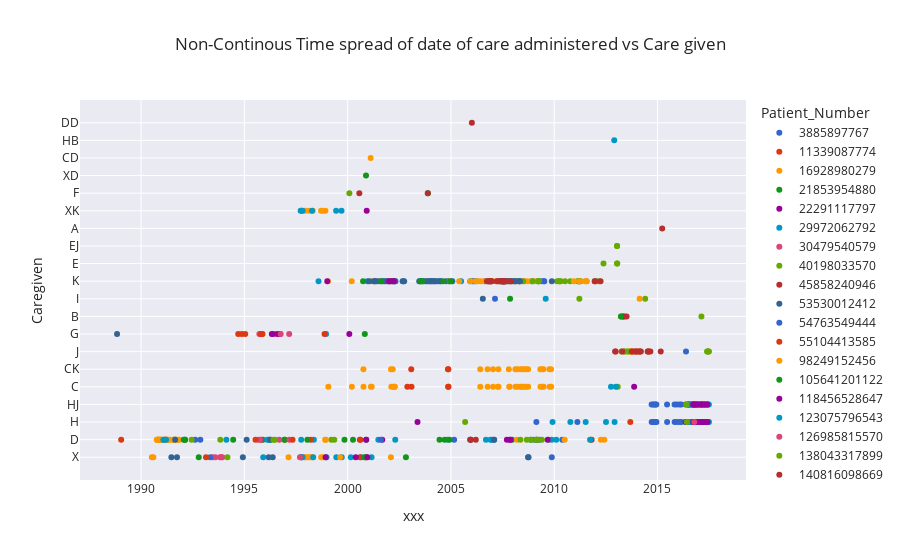

Notebook code cell kept with this figure:
### Code cell
import plotly.express as px
import pandas as pd

df2["Patient_Number"] = df2["Patient_Number"].astype(str)
fig = px.scatter(df2, y="Caregiven", x="xxx", color="Patient_Number",color_discrete_sequence=px.colors.qualitative.G10,
                 title="Non-Continous Time spread of date of care administered vs Care given")
fig.show()

### Figure 1 — Plotly figure (JSON) as saved in the notebook; plotly's stock layout.template omitted (floating-point values rounded to 4 significant figures)
{"data": [{"hovertemplate": "Patient_Number=3885897767<br>xxx=%{x}<br>Caregiven=%{y}<extra></extra>", "legendgroup": "3885897767", "marker": {"color": "#3366CC", "symbol": "circle"}, "mode": "markers", "name": "3885897767", "orientation": "v", "showlegend": true, "type": "scatter", "x": ["2009-11-20", "2010-05-24", "2011-02-15", "2014-09-20", "2014-09-21", "2014-10-17", "2014-10-18", "2014-11-08", "2014-11-09", "2014-11-28", "2014-11-29", "2014-12-13", "2014-12-14", "2015-06-20", "2015-06-21", "2015-10-31", "2015-11-01", "2015-12-11", "2015-12-12", "2016-01-29", "2016-01-30", "2016-02-26", "2016-02-27", "2016-05-13", "2016-05-14", "2016-07-09", "2016-07-10", "2016-09-23", "2016-09-24", "2016-12-02", "2016-12-03", "2017-02-03", "2017-02-04"], "xaxis": "x", "y": ["X", "D", "H", "HJ", "H", "HJ", "H", "HJ", "H", "HJ", "H", "HJ", "H", "HJ", "H", "HJ", "H", "HJ", "H", "HJ", "H", "HJ", "H", "HJ", "H", "HJ", "H", "HJ", "H", "HJ", "H", "HJ", "H"], "yaxis": "y"}, {"hovertemplate": "Patient_Number=11339087774<br>xxx=%{x}<br>Caregiven=%{y}<extra></extra>", "legendgroup": "11339087774", "marker": {"color": "#DC3912", "symbol": "circle"}, "mode": "markers", "name": "11339087774", "orientation": "v", "showlegend": true, "type": "scatter", "x": ["2002-11-22", "2003-01-30", "2003-02-04", "2004-11-09", "2004-11-12", "2004-11-16", "2004-11-19"], "xaxis": "x", "y": ["C", "CK", "C", "CK", "C", "CK", "C"], "yaxis": "y"}, {"hovertemplate": "Patient_Number=16928980279<br>xxx=%{x}<br>Caregiven=%{y}<extra></extra>", "legendgroup": "16928980279", "marker": {"color": "#FF9900", "symbol": "circle"}, "mode": "markers", "name": "16928980279", "orientation": "v", "showlegend": true, "type": "scatter", "x": ["2007-04-11", "2007-10-22", "2007-10-29", "2007-11-05", "2013-08-23", "2013-09-20", "2013-10-06", "2013-11-09", "2013-12-14"], "xaxis": "x", "y": ["C", "CK", "C", "C", "J", "J", "J", "J", "J"], "yaxis": "y"}, {"hovertemplate": "Patient_Number=21853954880<br>xxx=%{x}<br>Caregiven=%{y}<extra></extra>", "legendgroup": "21853954880", "marker": {"color": "#109618", "symbol": "circle"}, "mode": "markers", "name": "21853954880", "orientation": "v", "showlegend": true, "type": "scatter", "x": ["1996-12-06", "1996-12-20"], "xaxis": "x", "y": ["D", "D"], "yaxis": "y"}, {"hovertemplate": "Patient_Number=22291117797<br>xxx=%{x}<br>Caregiven=%{y}<extra></extra>", "legendgroup": "22291117797", "marker": {"color": "#990099", "symbol": "circle"}, "mode": "markers", "name": "22291117797", "orientation": "v", "showlegend": true, "type": "scatter", "x": ["1996-04-30", "1996-05-23", "1996-08-02", "1996-09-20"], "xaxis": "x", "y": ["G", "G", "G", "G"], "yaxis": "y"}, {"hovertemplate": "Patient_Number=29972062792<br>xxx=%{x}<br>Caregiven=%{y}<extra></extra>", "legendgroup": "29972062792", "marker": {"color": "#0099C6", "symbol": "circle"}, "mode": "markers", "name": "29972062792", "orientation": "v", "showlegend": true, "type": "scatter", "x": ["2011-07-12", "2016-06-16", "2016-06-17", "2016-06-30", "2016-07-01", "2016-07-07", "2016-07-08", "2016-07-21", "2016-07-22", "2016-08-04", "2016-08-05", "2016-08-18", "2016-08-19", "2016-09-01", "2016-09-02", "2016-09-15", "2016-09-16", "2016-09-29", "2016-09-30", "2016-10-06", "2016-10-07", "2016-10-20", "2016-10-21", "2016-11-03", "2016-11-04", "2016-11-17", "2016-11-18", "2016-12-01", "2016-12-02", "2016-12-14", "2016-12-15", "2016-12-29", "2016-12-30", "2017-01-11", "2017-01-12", "2017-01-26", "2017-01-27", "2017-02-09", "2017-02-10", "2017-02-23", "2017-02-24", "2017-03-09", "2017-03-10", "2017-03-23", "2017-03-24", "2017-04-06", "2017-04-07", "2017-04-20", "2017-04-21", "2017-05-04", "2017-05-05", "2017-05-18", "2017-05-19", "2017-06-01", "2017-06-02", "2017-06-15", "2017-06-16", "2017-06-29", "2017-06-30"], "xaxis": "x", "y": ["H", "HJ", "H", "HJ", "H", "HJ", "H", "HJ", "H", "HJ", "H", "HJ", "H", "HJ", "H", "HJ", "H", "HJ", "H", "HJ", "H", "HJ", "H", "HJ", "H", "HJ", "H", "HJ", "H", "HJ", "H", "HJ", "H", "HJ", "H", "HJ", "H", "HJ", "H", "HJ", "H", "HJ", "H", "HJ", "H", "HJ", "H", "HJ", "H", "HJ", "H", "HJ", "H", "HJ", "H", "HJ", "H", "HJ", "H"], "yaxis": "y"}, {"hovertemplate": "Patient_Number=30479540579<br>xxx=%{x}<br>Caregiven=%{y}<extra></extra>", "legendgroup": "30479540579", "marker": {"color": "#DD4477", "symbol": "circle"}, "mode": "markers", "name": "30479540579", "orientation": "v", "showlegend": true, "type": "scatter", "x": ["1995-09-23"], "xaxis": "x", "y": ["G"], "yaxis": "y"}, {"hovertemplate": "Patient_Number=40198033570<br>xxx=%{x}<br>Caregiven=%{y}<extra></extra>", "legendgroup": "40198033570", "marker": {"color": "#66AA00", "symbol": "circle"}, "mode": "markers", "name": "40198033570", "orientation": "v", "showlegend": true, "type": "scatter", "x": ["2013-01-29", "2017-02-17", "2017-05-27", "2017-06-10", "2017-06-17", "2017-06-30"], "xaxis": "x", "y": ["C", "B", "J", "J", "J", "J"], "yaxis": "y"}, {"hovertemplate": "Patient_Number=45858240946<br>xxx=%{x}<br>Caregiven=%{y}<extra></extra>", "legendgroup": "45858240946", "marker": {"color": "#B82E2E", "symbol": "circle"}, "mode": "markers", "name": "45858240946", "orientation": "v", "showlegend": true, "type": "scatter", "x": ["2000-11-21"], "xaxis": "x", "y": ["X"], "yaxis": "y"}, {"hovertemplate": "Patient_Number=53530012412<br>xxx=%{x}<br>Caregiven=%{y}<extra></extra>", "legendgroup": "53530012412", "marker": {"color": "#316395", "symbol": "circle"}, "mode": "markers", "name": "53530012412", "orientation": "v", "showlegend": true, "type": "scatter", "x": ["1994-12-05"], "xaxis": "x", "y": ["X"], "yaxis": "y"}, {"hovertemplate": "Patient_Number=54763549444<br>xxx=%{x}<br>Caregiven=%{y}<extra></extra>", "legendgroup": "54763549444", "marker": {"color": "#3366CC", "symbol": "circle"}, "mode": "markers", "name": "54763549444", "orientation": "v", "showlegend": true, "type": "scatter", "x": ["2005-02-26"], "xaxis": "x", "y": ["D"], "yaxis": "y"}, {"hovertemplate": "Patient_Number=55104413585<br>xxx=%{x}<br>Caregiven=%{y}<extra></extra>", "legendgroup": "55104413585", "marker": {"color": "#DC3912", "symbol": "circle"}, "mode": "markers", "name": "55104413585", "orientation": "v", "showlegend": true, "type": "scatter", "x": ["2013-09-08"], "xaxis": "x", "y": ["H"], "yaxis": "y"}, {"hovertemplate": "Patient_Number=98249152456<br>xxx=%{x}<br>Caregiven=%{y}<extra></extra>", "legendgroup": "98249152456", "marker": {"color": "#FF9900", "symbol": "circle"}, "mode": "markers", "name": "98249152456", "orientation": "v", "showlegend": true, "type": "scatter", "x": ["2002-02-04"], "xaxis": "x", "y": ["X"], "yaxis": "y"}, {"hovertemplate": "Patient_Number=105641201122<br>xxx=%{x}<br>Caregiven=%{y}<extra></extra>", "legendgroup": "105641201122", "marker": {"color": "#109618", "symbol": "circle"}, "mode": "markers", "name": "105641201122", "orientation": "v", "showlegend": true, "type": "scatter", "x": ["2000-10-31", "2007-11-13", "2007-12-19"], "xaxis": "x", "y": ["G", "I", "D"], "yaxis": "y"}, {"hovertemplate": "Patient_Number=118456528647<br>xxx=%{x}<br>Caregiven=%{y}<extra></extra>", "legendgroup": "118456528647", "marker": {"color": "#990099", "symbol": "circle"}, "mode": "markers", "name": "118456528647", "orientation": "v", "showlegend": true, "type": "scatter", "x": ["2016-05-13", "2016-09-23", "2016-09-25", "2016-10-14", "2016-10-16", "2016-11-04", "2016-11-06", "2016-12-16", "2016-12-18", "2017-02-10", "2017-02-12", "2017-03-10", "2017-03-12", "2017-04-18", "2017-04-21", "2017-06-02", "2017-06-04"], "xaxis": "x", "y": ["H", "HJ", "H", "HJ", "H", "HJ", "H", "HJ", "H", "HJ", "H", "HJ", "H", "HJ", "H", "HJ", "H"], "yaxis": "y"}, {"hovertemplate": "Patient_Number=123075796543<br>xxx=%{x}<br>Caregiven=%{y}<extra></extra>", "legendgroup": "123075796543", "marker": {"color": "#0099C6", "symbol": "circle"}, "mode": "markers", "name": "123075796543", "orientation": "v", "showlegend": true, "type": "scatter", "x": ["2009-01-02"], "xaxis": "x", "y": ["D"], "yaxis": "y"}, {"hovertemplate": "Patient_Number=126985815570<br>xxx=%{x}<br>Caregiven=%{y}<extra></extra>", "legendgroup": "126985815570", "marker": {"color": "#DD4477", "symbol": "circle"}, "mode": "markers", "name": "126985815570", "orientation": "v", "showlegend": true, "type": "scatter", "x": ["1993-06-21", "1993-08-06", "1993-10-30", "1993-11-12", "1993-12-07", "1995-09-08", "1995-11-03", "1996-09-09", "1997-03-08"], "xaxis": "x", "y": ["X", "X", "X", "X", "X", "D", "D", "D", "D"], "yaxis": "y"}, {"hovertemplate": "Patient_Number=138043317899<br>xxx=%{x}<br>Caregiven=%{y}<extra></extra>", "legendgroup": "138043317899", "marker": {"color": "#66AA00", "symbol": "circle"}, "mode": "markers", "name": "138043317899", "orientation": "v", "showlegend": true, "type": "scatter", "x": ["2009-02-20", "2009-09-24", "2010-03-29", "2010-04-09", "2010-04-26", "2010-07-12", "2010-10-11", "2011-02-20", "2011-03-01", "2011-03-19", "2011-03-24", "2011-04-07", "2011-07-27", "2011-09-27", "2012-01-21", "2012-03-07", "2012-05-22", "2013-01-16", "2013-01-17", "2013-01-18", "2013-01-20", "2013-03-27", "2013-04-06", "2013-04-29", "2013-05-23", "2013-06-02", "2013-06-06", "2013-07-13", "2013-08-07"], "xaxis": "x", "y": ["D", "D", "K", "K", "K", "K", "K", "K", "K", "K", "K", "K", "K", "D", "K", "K", "E", "EJ", "E", "EJ", "E", "B", "J", "B", "J", "J", "B", "J", "J"], "yaxis": "y"}, {"hovertemplate": "Patient_Number=140816098669<br>xxx=%{x}<br>Caregiven=%{y}<extra></extra>", "legendgroup": "140816098669", "marker": {"color": "#B82E2E", "symbol": "circle"}, "mode": "markers", "name": "140816098669", "orientation": "v", "showlegend": true, "type": "scatter", "x": ["2011-10-25", "2011-12-18", "2011-12-23", "2012-03-31"], "xaxis": "x", "y": ["D", "K", "K", "K"], "yaxis": "y"}, {"hovertemplate": "Patient_Number=141104994998<br>xxx=%{x}<br>Caregiven=%{y}<extra></extra>", "legendgroup": "141104994998", "marker": {"color": "#316395", "symbol": "circle"}, "mode": "markers", "name": "141104994998", "orientation": "v", "showlegend": true, "type": "scatter", "x": ["1991-08-16"], "xaxis": "x", "y": ["D"], "yaxis": "y"}, {"hovertemplate": "Patient_Number=144227813438<br>xxx=%{x}<br>Caregiven=%{y}<extra></extra>", "legendgroup": "144227813438", "marker": {"color": "#3366CC", "symbol": "circle"}, "mode": "markers", "name": "144227813438", "orientation": "v", "showlegend": true, "type": "scatter", "x": ["1992-08-14", "1992-11-13", "1993-05-07"], "xaxis": "x", "y": ["D", "D", "X"], "yaxis": "y"}, {"hovertemplate": "Patient_Number=150614080060<br>xxx=%{x}<br>Caregiven=%{y}<extra></extra>", "legendgroup": "150614080060", "marker": {"color": "#DC3912", "symbol": "circle"}, "mode": "markers", "name": "150614080060", "orientation": "v", "showlegend": true, "type": "scatter", "x": ["1995-01-16"], "xaxis": "x", "y": ["G"], "yaxis": "y"}, {"hovertemplate": "Patient_Number=154086936170<br>xxx=%{x}<br>Caregiven=%{y}<extra></extra>", "legendgroup": "154086936170", "marker": {"color": "#FF9900", "symbol": "circle"}, "mode": "markers", "name": "154086936170", "orientation": "v", "showlegend": true, "type": "scatter", "x": ["1990-07-09", "1990-08-05", "1990-10-04", "1990-10-11", "1990-10-18", "1990-10-25", "1990-11-01", "1990-11-08", "1990-11-15", "1990-11-21", "1990-11-29", "1990-12-06", "1990-12-13", "1990-12-20", "1991-01-03", "1991-02-14", "1991-02-21", "1991-02-28", "1991-03-07", "1991-03-14", "1991-03-28", "1991-04-04", "1991-04-18", "1991-05-02", "1991-06-03", "1991-07-20", "1991-07-26", "1991-08-23", "1991-09-06", "1991-09-20", "1991-10-25", "1991-11-08", "1997-12-12", "1998-01-18", "1998-03-20", "2001-02-23", "2002-02-06"], "xaxis": "x", "y": ["X", "X", "D", "D", "D", "D", "D", "D", "D", "D", "D", "D", "D", "D", "D", "D", "D", "D", "D", "D", "D", "D", "D", "D", "D", "D", "D", "D", "D", "D", "D", "D", "X", "X", "X", "K", "K"], "yaxis": "y"}, {"hovertemplate": "Patient_Number=159047068206<br>xxx=%{x}<br>Caregiven=%{y}<extra></extra>", "legendgroup": "159047068206", "marker": {"color": "#109618", "symbol": "circle"}, "mode": "markers", "name": "159047068206", "orientation": "v", "showlegend": true, "type": "scatter", "x": ["1992-01-24", "1992-02-14", "1992-02-19", "1992-10-16", "1995-11-24", "1996-04-04"], "xaxis": "x", "y": ["D", "D", "D", "X", "D", "D"], "yaxis": "y"}, {"hovertemplate": "Patient_Number=160402887921<br>xxx=%{x}<br>Caregiven=%{y}<extra></extra>", "legendgroup": "160402887921", "marker": {"color": "#990099", "symbol": "circle"}, "mode": "markers", "name": "160402887921", "orientation": "v", "showlegend": true, "type": "scatter", "x": ["2003-05-21"], "xaxis": "x", "y": ["H"], "yaxis": "y"}, {"hovertemplate": "Patient_Number=163464565020<br>xxx=%{x}<br>Caregiven=%{y}<extra></extra>", "legendgroup": "163464565020", "marker": {"color": "#0099C6", "symbol": "circle"}, "mode": "markers", "name": "163464565020", "orientation": "v", "showlegend": true, "type": "scatter", "x": ["1996-02-08", "1996-03-08", "1997-10-02", "2000-08-25", "2000-12-15", "2001-02-27", "2001-06-27", "2002-04-22", "2002-09-09", "2004-03-04", "2004-11-05", "2005-01-26", "2005-06-30", "2005-12-09", "2006-02-17", "2006-03-29", "2006-08-25", "2006-09-12", "2006-10-20", "2006-11-11", "2006-11-17", "2006-12-01", "2006-12-20", "2007-07-13", "2008-12-05", "2009-03-20", "2009-08-04", "2009-11-18", "2009-12-03", "2010-02-07", "2010-10-14", "2011-10-05", "2012-10-02", "2012-12-26"], "xaxis": "x", "y": ["D", "D", "D", "X", "K", "X", "D", "D", "K", "K", "D", "K", "K", "K", "K", "K", "K", "D", "K", "K", "K", "D", "D", "K", "K", "K", "I", "D", "H", "D", "H", "D", "C", "C"], "yaxis": "y"}, {"hovertemplate": "Patient_Number=165266721181<br>xxx=%{x}<br>Caregiven=%{y}<extra></extra>", "legendgroup": "165266721181", "marker": {"color": "#DD4477", "symbol": "circle"}, "mode": "markers", "name": "165266721181", "orientation": "v", "showlegend": true, "type": "scatter", "x": ["1995-10-07"], "xaxis": "x", "y": ["D"], "yaxis": "y"}, {"hovertemplate": "Patient_Number=168109816822<br>xxx=%{x}<br>Caregiven=%{y}<extra></extra>", "legendgroup": "168109816822", "marker": {"color": "#66AA00", "symbol": "circle"}, "mode": "markers", "name": "168109816822", "orientation": "v", "showlegend": true, "type": "scatter", "x": ["1992-06-12", "1993-11-01", "1994-03-07", "1996-06-26", "1999-05-10"], "xaxis": "x", "y": ["D", "D", "X", "D", "D"], "yaxis": "y"}, {"hovertemplate": "Patient_Number=170287994558<br>xxx=%{x}<br>Caregiven=%{y}<extra></extra>", "legendgroup": "170287994558", "marker": {"color": "#B82E2E", "symbol": "circle"}, "mode": "markers", "name": "170287994558", "orientation": "v", "showlegend": true, "type": "scatter", "x": ["2015-03-26"], "xaxis": "x", "y": ["A"], "yaxis": "y"}, {"hovertemplate": "Patient_Number=176446506192<br>xxx=%{x}<br>Caregiven=%{y}<extra></extra>", "legendgroup": "176446506192", "marker": {"color": "#316395", "symbol": "circle"}, "mode": "markers", "name": "176446506192", "orientation": "v", "showlegend": true, "type": "scatter", "x": ["1991-08-26", "1991-09-27", "1995-02-10", "1996-03-06", "1996-04-04", "1996-05-16", "2001-01-15", "2001-04-06", "2001-04-24", "2001-05-04", "2001-06-01", "2001-07-18", "2001-08-31", "2001-10-04", "2001-11-02", "2001-11-30", "2001-12-28", "2002-01-25", "2002-03-01", "2002-04-05", "2002-04-17", "2002-04-26", "2002-08-30", "2002-09-27", "2003-06-20", "2003-07-06", "2003-07-25", "2003-08-29", "2003-10-05", "2003-10-31", "2003-11-28", "2003-12-26", "2004-01-09", "2004-01-30", "2004-02-27", "2004-03-26", "2004-04-23", "2004-05-28", "2004-06-25", "2004-07-11", "2004-10-15", "2004-11-26", "2005-01-16", "2005-12-06", "2006-01-21", "2006-07-19"], "xaxis": "x", "y": ["D", "X", "D", "X", "D", "X", "K", "K", "K", "K", "K", "K", "K", "K", "K", "K", "K", "K", "K", "K", "K", "K", "K", "K", "K", "K", "K", "K", "K", "K", "K", "K", "K", "K", "K", "K", "K", "K", "K", "K", "K", "K", "K", "D", "K", "I"], "yaxis": "y"}, {"hovertemplate": "Patient_Number=182762457943<br>xxx=%{x}<br>Caregiven=%{y}<extra></extra>", "legendgroup": "182762457943", "marker": {"color": "#3366CC", "symbol": "circle"}, "mode": "markers", "name": "182762457943", "orientation": "v", "showlegend": true, "type": "scatter", "x": ["2008-11-11", "2009-04-16", "2009-05-22", "2009-07-03", "2009-07-10"], "xaxis": "x", "y": ["D", "D", "K", "K", "K"], "yaxis": "y"}, {"hovertemplate": "Patient_Number=185133233232<br>xxx=%{x}<br>Caregiven=%{y}<extra></extra>", "legendgroup": "185133233232", "marker": {"color": "#DC3912", "symbol": "circle"}, "mode": "markers", "name": "185133233232", "orientation": "v", "showlegend": true, "type": "scatter", "x": ["2000-08-03", "2000-08-08", "2000-08-14", "2002-01-18"], "xaxis": "x", "y": ["D", "X", "D", "K"], "yaxis": "y"}, {"hovertemplate": "Patient_Number=187687432544<br>xxx=%{x}<br>Caregiven=%{y}<extra></extra>", "legendgroup": "187687432544", "marker": {"color": "#FF9900", "symbol": "circle"}, "mode": "markers", "name": "187687432544", "orientation": "v", "showlegend": true, "type": "scatter", "x": ["1997-02-20", "1997-09-27", "1997-12-13", "1997-12-14", "1998-02-20", "1998-02-21", "1998-04-23", "1998-04-26", "1998-09-18", "1998-09-20", "1998-10-17", "1998-10-19", "1998-12-04", "1998-12-06", "1999-01-18", "1999-01-25", "2004-12-11", "2005-05-27", "2005-12-14", "2006-03-14", "2006-05-01", "2006-06-19", "2006-08-14", "2006-10-23", "2006-12-04", "2007-02-26", "2007-04-10", "2007-06-11", "2007-08-13", "2007-10-15", "2007-12-10", "2008-03-03", "2008-03-15", "2008-05-05", "2008-06-23", "2008-08-04", "2008-09-22", "2008-11-24", "2009-02-09"], "xaxis": "x", "y": ["X", "X", "XK", "X", "XK", "X", "XK", "X", "XK", "X", "XK", "X", "XK", "X", "K", "C", "K", "K", "K", "K", "K", "K", "K", "K", "K", "K", "K", "K", "K", "K", "K", "K", "D", "K", "K", "K", "K", "K", "K"], "yaxis": "y"}, {"hovertemplate": "Patient_Number=193277325049<br>xxx=%{x}<br>Caregiven=%{y}<extra></extra>", "legendgroup": "193277325049", "marker": {"color": "#109618", "symbol": "circle"}, "mode": "markers", "name": "193277325049", "orientation": "v", "showlegend": true, "type": "scatter", "x": ["2003-11-20"], "xaxis": "x", "y": ["F"], "yaxis": "y"}, {"hovertemplate": "Patient_Number=206985325467<br>xxx=%{x}<br>Caregiven=%{y}<extra></extra>", "legendgroup": "206985325467", "marker": {"color": "#990099", "symbol": "circle"}, "mode": "markers", "name": "206985325467", "orientation": "v", "showlegend": true, "type": "scatter", "x": ["2009-02-26"], "xaxis": "x", "y": ["D"], "yaxis": "y"}, {"hovertemplate": "Patient_Number=219363490075<br>xxx=%{x}<br>Caregiven=%{y}<extra></extra>", "legendgroup": "219363490075", "marker": {"color": "#0099C6", "symbol": "circle"}, "mode": "markers", "name": "219363490075", "orientation": "v", "showlegend": true, "type": "scatter", "x": ["1991-03-18", "1994-02-16", "1995-11-30", "1997-09-22", "1997-09-29", "1997-10-10", "1997-10-12", "1997-10-24", "1997-10-26", "1998-04-13", "1998-05-02", "1998-05-14", "1998-08-04", "1998-12-15", "1998-12-23", "1999-06-11", "1999-06-15", "1999-09-15", "1999-09-19", "2000-02-25"], "xaxis": "x", "y": ["D", "D", "X", "XK", "X", "XK", "X", "XK", "X", "XK", "X", "D", "K", "G", "X", "XK", "X", "XK", "X", "X"], "yaxis": "y"}, {"hovertemplate": "Patient_Number=220491554802<br>xxx=%{x}<br>Caregiven=%{y}<extra></extra>", "legendgroup": "220491554802", "marker": {"color": "#DD4477", "symbol": "circle"}, "mode": "markers", "name": "220491554802", "orientation": "v", "showlegend": true, "type": "scatter", "x": ["2016-10-14"], "xaxis": "x", "y": ["H"], "yaxis": "y"}, {"hovertemplate": "Patient_Number=234269870090<br>xxx=%{x}<br>Caregiven=%{y}<extra></extra>", "legendgroup": "234269870090", "marker": {"color": "#66AA00", "symbol": "circle"}, "mode": "markers", "name": "234269870090", "orientation": "v", "showlegend": true, "type": "scatter", "x": ["1999-03-18", "2008-05-14", "2008-07-03", "2008-09-03", "2008-11-11", "2008-12-17", "2009-02-17", "2009-03-04", "2009-03-27", "2009-04-03", "2009-04-09", "2009-05-28", "2010-02-21", "2011-03-22", "2014-05-29"], "xaxis": "x", "y": ["D", "D", "K", "D", "D", "K", "D", "D", "K", "K", "K", "D", "K", "I", "I"], "yaxis": "y"}, {"hovertemplate": "Patient_Number=236133167592<br>xxx=%{x}<br>Caregiven=%{y}<extra></extra>", "legendgroup": "236133167592", "marker": {"color": "#B82E2E", "symbol": "circle"}, "mode": "markers", "name": "236133167592", "orientation": "v", "showlegend": true, "type": "scatter", "x": ["2003-11-19"], "xaxis": "x", "y": ["F"], "yaxis": "y"}, {"hovertemplate": "Patient_Number=240052360148<br>xxx=%{x}<br>Caregiven=%{y}<extra></extra>", "legendgroup": "240052360148", "marker": {"color": "#316395", "symbol": "circle"}, "mode": "markers", "name": "240052360148", "orientation": "v", "showlegend": true, "type": "scatter", "x": ["1988-11-01"], "xaxis": "x", "y": ["G"], "yaxis": "y"}, {"hovertemplate": "Patient_Number=241723060097<br>xxx=%{x}<br>Caregiven=%{y}<extra></extra>", "legendgroup": "241723060097", "marker": {"color": "#3366CC", "symbol": "circle"}, "mode": "markers", "name": "241723060097", "orientation": "v", "showlegend": true, "type": "scatter", "x": ["2007-02-19"], "xaxis": "x", "y": ["I"], "yaxis": "y"}, {"hovertemplate": "Patient_Number=254766142610<br>xxx=%{x}<br>Caregiven=%{y}<extra></extra>", "legendgroup": "254766142610", "marker": {"color": "#DC3912", "symbol": "circle"}, "mode": "markers", "name": "254766142610", "orientation": "v", "showlegend": true, "type": "scatter", "x": ["1993-02-21"], "xaxis": "x", "y": ["X"], "yaxis": "y"}, {"hovertemplate": "Patient_Number=259157655518<br>xxx=%{x}<br>Caregiven=%{y}<extra></extra>", "legendgroup": "259157655518", "marker": {"color": "#FF9900", "symbol": "circle"}, "mode": "markers", "name": "259157655518", "orientation": "v", "showlegend": true, "type": "scatter", "x": ["2010-07-05", "2011-03-19", "2011-06-25", "2011-07-29", "2012-06-05"], "xaxis": "x", "y": ["D", "K", "K", "K", "D"], "yaxis": "y"}, {"hovertemplate": "Patient_Number=276181071928<br>xxx=%{x}<br>Caregiven=%{y}<extra></extra>", "legendgroup": "276181071928", "marker": {"color": "#109618", "symbol": "circle"}, "mode": "markers", "name": "276181071928", "orientation": "v", "showlegend": true, "type": "scatter", "x": ["1994-06-17", "1999-11-06", "2000-04-05", "2000-09-30", "2000-10-22", "2000-11-21", "2000-11-22", "2000-11-26", "2001-08-16", "2002-10-28", "2003-07-12", "2003-08-15", "2004-06-13", "2004-08-20", "2004-09-10", "2004-12-06", "2004-12-17"], "xaxis": "x", "y": ["D", "D", "D", "K", "X", "XD", "X", "D", "K", "X", "K", "K", "D", "K", "D", "D", "K"], "yaxis": "y"}, {"hovertemplate": "Patient_Number=277125712632<br>xxx=%{x}<br>Caregiven=%{y}<extra></extra>", "legendgroup": "277125712632", "marker": {"color": "#990099", "symbol": "circle"}, "mode": "markers", "name": "277125712632", "orientation": "v", "showlegend": true, "type": "scatter", "x": ["2000-01-31", "2000-05-23", "2000-12-03", "2000-12-15", "2001-09-04", "2002-01-03", "2002-03-02", "2002-03-28", "2013-05-09", "2013-11-15"], "xaxis": "x", "y": ["G", "X", "XK", "X", "D", "K", "K", "K", "B", "C"], "yaxis": "y"}, {"hovertemplate": "Patient_Number=279181607686<br>xxx=%{x}<br>Caregiven=%{y}<extra></extra>", "legendgroup": "279181607686", "marker": {"color": "#0099C6", "symbol": "circle"}, "mode": "markers", "name": "279181607686", "orientation": "v", "showlegend": true, "type": "scatter", "x": ["1991-02-07"], "xaxis": "x", "y": ["D"], "yaxis": "y"}, {"hovertemplate": "Patient_Number=295906954238<br>xxx=%{x}<br>Caregiven=%{y}<extra></extra>", "legendgroup": "295906954238", "marker": {"color": "#DD4477", "symbol": "circle"}, "mode": "markers", "name": "295906954238", "orientation": "v", "showlegend": true, "type": "scatter", "x": ["1997-03-03"], "xaxis": "x", "y": ["G"], "yaxis": "y"}, {"hovertemplate": "Patient_Number=301129998697<br>xxx=%{x}<br>Caregiven=%{y}<extra></extra>", "legendgroup": "301129998697", "marker": {"color": "#66AA00", "symbol": "circle"}, "mode": "markers", "name": "301129998697", "orientation": "v", "showlegend": true, "type": "scatter", "x": ["2000-02-01"], "xaxis": "x", "y": ["F"], "yaxis": "y"}, {"hovertemplate": "Patient_Number=312239468838<br>xxx=%{x}<br>Caregiven=%{y}<extra></extra>", "legendgroup": "312239468838", "marker": {"color": "#B82E2E", "symbol": "circle"}, "mode": "markers", "name": "312239468838", "orientation": "v", "showlegend": true, "type": "scatter", "x": ["2013-07-04", "2013-10-15", "2013-12-07", "2013-12-22", "2014-01-18", "2014-02-27", "2014-07-12", "2014-07-19", "2015-02-28"], "xaxis": "x", "y": ["B", "J", "J", "J", "J", "J", "J", "J", "J"], "yaxis": "y"}, {"hovertemplate": "Patient_Number=315651183607<br>xxx=%{x}<br>Caregiven=%{y}<extra></extra>", "legendgroup": "315651183607", "marker": {"color": "#316395", "symbol": "circle"}, "mode": "markers", "name": "315651183607", "orientation": "v", "showlegend": true, "type": "scatter", "x": ["1991-06-20"], "xaxis": "x", "y": ["X"], "yaxis": "y"}, {"hovertemplate": "Patient_Number=316290117606<br>xxx=%{x}<br>Caregiven=%{y}<extra></extra>", "legendgroup": "316290117606", "marker": {"color": "#3366CC", "symbol": "circle"}, "mode": "markers", "name": "316290117606", "orientation": "v", "showlegend": true, "type": "scatter", "x": ["2009-02-20", "2016-05-20"], "xaxis": "x", "y": ["H", "J"], "yaxis": "y"}, {"hovertemplate": "Patient_Number=318118257672<br>xxx=%{x}<br>Caregiven=%{y}<extra></extra>", "legendgroup": "318118257672", "marker": {"color": "#DC3912", "symbol": "circle"}, "mode": "markers", "name": "318118257672", "orientation": "v", "showlegend": true, "type": "scatter", "x": ["1995-07-17", "1997-05-02", "1998-03-20", "1998-11-19"], "xaxis": "x", "y": ["D", "D", "D", "G"], "yaxis": "y"}, {"hovertemplate": "Patient_Number=323708150178<br>xxx=%{x}<br>Caregiven=%{y}<extra></extra>", "legendgroup": "323708150178", "marker": {"color": "#FF9900", "symbol": "circle"}, "mode": "markers", "name": "323708150178", "orientation": "v", "showlegend": true, "type": "scatter", "x": ["1998-11-30", "1999-08-24", "2000-03-14", "2000-03-16", "2000-10-06", "2000-10-08", "2001-02-11", "2001-02-16", "2001-03-02", "2002-02-06", "2002-02-11", "2002-03-08", "2002-03-20", "2002-04-10", "2002-04-12", "2006-06-03", "2006-06-04", "2006-10-11", "2006-10-12", "2007-01-15", "2007-01-17", "2007-04-20", "2007-04-22", "2008-02-15", "2008-02-17", "2008-03-14", "2008-03-16", "2008-05-09", "2008-05-11", "2008-06-13", "2008-06-14", "2008-06-15", "2008-07-25", "2008-07-27", "2008-08-22", "2008-08-24", "2008-09-26", "2008-09-28", "2009-05-01", "2009-05-03", "2009-05-29", "2009-05-31", "2009-06-26", "2009-06-28", "2009-10-09", "2009-10-11", "2009-11-06", "2009-11-08", "2010-12-16", "2012-04-05", "2014-02-20"], "xaxis": "x", "y": ["D", "X", "K", "C", "CK", "C", "CD", "C", "C", "CK", "C", "CK", "C", "C", "C", "CK", "C", "CK", "C", "CK", "C", "CK", "C", "CK", "C", "CK", "C", "CK", "C", "CK", "C", "C", "CK", "C", "CK", "C", "CK", "C", "CK", "C", "CK", "C", "CK", "C", "CK", "C", "CK", "C", "K", "D", "I"], "yaxis": "y"}, {"hovertemplate": "Patient_Number=328099663086<br>xxx=%{x}<br>Caregiven=%{y}<extra></extra>", "legendgroup": "328099663086", "marker": {"color": "#109618", "symbol": "circle"}, "mode": "markers", "name": "328099663086", "orientation": "v", "showlegend": true, "type": "scatter", "x": ["2013-03-28"], "xaxis": "x", "y": ["B"], "yaxis": "y"}, {"hovertemplate": "Patient_Number=334887935189<br>xxx=%{x}<br>Caregiven=%{y}<extra></extra>", "legendgroup": "334887935189", "marker": {"color": "#990099", "symbol": "circle"}, "mode": "markers", "name": "334887935189", "orientation": "v", "showlegend": true, "type": "scatter", "x": ["1998-12-08", "1999-01-06", "2000-11-23"], "xaxis": "x", "y": ["X", "K", "D"], "yaxis": "y"}, {"hovertemplate": "Patient_Number=335080532741<br>xxx=%{x}<br>Caregiven=%{y}<extra></extra>", "legendgroup": "335080532741", "marker": {"color": "#0099C6", "symbol": "circle"}, "mode": "markers", "name": "335080532741", "orientation": "v", "showlegend": true, "type": "scatter", "x": ["2012-07-05", "2012-11-28", "2012-12-04"], "xaxis": "x", "y": ["H", "HB", "H"], "yaxis": "y"}, {"hovertemplate": "Patient_Number=336899499279<br>xxx=%{x}<br>Caregiven=%{y}<extra></extra>", "legendgroup": "336899499279", "marker": {"color": "#DD4477", "symbol": "circle"}, "mode": "markers", "name": "336899499279", "orientation": "v", "showlegend": true, "type": "scatter", "x": ["1996-10-04"], "xaxis": "x", "y": ["G"], "yaxis": "y"}, {"hovertemplate": "Patient_Number=341142745599<br>xxx=%{x}<br>Caregiven=%{y}<extra></extra>", "legendgroup": "341142745599", "marker": {"color": "#66AA00", "symbol": "circle"}, "mode": "markers", "name": "341142745599", "orientation": "v", "showlegend": true, "type": "scatter", "x": ["2005-09-09", "2016-05-26", "2016-06-01"], "xaxis": "x", "y": ["H", "HJ", "H"], "yaxis": "y"}, {"hovertemplate": "Patient_Number=346067720200<br>xxx=%{x}<br>Caregiven=%{y}<extra></extra>", "legendgroup": "346067720200", "marker": {"color": "#B82E2E", "symbol": "circle"}, "mode": "markers", "name": "346067720200", "orientation": "v", "showlegend": true, "type": "scatter", "x": ["2000-07-26"], "xaxis": "x", "y": ["F"], "yaxis": "y"}, {"hovertemplate": "Patient_Number=346260317752<br>xxx=%{x}<br>Caregiven=%{y}<extra></extra>", "legendgroup": "346260317752", "marker": {"color": "#316395", "symbol": "circle"}, "mode": "markers", "name": "346260317752", "orientation": "v", "showlegend": true, "type": "scatter", "x": ["2007-01-31", "2007-02-05", "2007-05-18", "2007-06-01", "2007-06-15", "2007-06-29", "2007-07-13", "2007-07-20", "2007-08-03", "2007-08-17", "2007-08-30", "2007-09-28", "2007-10-19", "2007-11-16", "2007-12-14", "2008-01-11", "2008-02-08", "2008-02-22", "2008-04-18", "2008-04-28", "2008-05-05", "2008-09-26", "2008-10-04", "2009-11-20"], "xaxis": "x", "y": ["D", "D", "K", "K", "K", "K", "K", "K", "K", "K", "K", "K", "K", "K", "K", "K", "K", "K", "K", "K", "K", "X", "X", "K"], "yaxis": "y"}, {"hovertemplate": "Patient_Number=346986376998<br>xxx=%{x}<br>Caregiven=%{y}<extra></extra>", "legendgroup": "346986376998", "marker": {"color": "#3366CC", "symbol": "circle"}, "mode": "markers", "name": "346986376998", "orientation": "v", "showlegend": true, "type": "scatter", "x": ["2001-08-12"], "xaxis": "x", "y": ["D"], "yaxis": "y"}, {"hovertemplate": "Patient_Number=351805879293<br>xxx=%{x}<br>Caregiven=%{y}<extra></extra>", "legendgroup": "351805879293", "marker": {"color": "#DC3912", "symbol": "circle"}, "mode": "markers", "name": "351805879293", "orientation": "v", "showlegend": true, "type": "scatter", "x": ["1989-01-13", "1994-09-14", "1994-11-15", "1995-10-21", "1995-11-03", "1995-11-17"], "xaxis": "x", "y": ["D", "G", "G", "G", "G", "G"], "yaxis": "y"}, {"hovertemplate": "Patient_Number=353669176795<br>xxx=%{x}<br>Caregiven=%{y}<extra></extra>", "legendgroup": "353669176795", "marker": {"color": "#FF9900", "symbol": "circle"}, "mode": "markers", "name": "353669176795", "orientation": "v", "showlegend": true, "type": "scatter", "x": ["1998-12-10"], "xaxis": "x", "y": ["D"], "yaxis": "y"}, {"hovertemplate": "Patient_Number=366599150155<br>xxx=%{x}<br>Caregiven=%{y}<extra></extra>", "legendgroup": "366599150155", "marker": {"color": "#109618", "symbol": "circle"}, "mode": "markers", "name": "366599150155", "orientation": "v", "showlegend": true, "type": "scatter", "x": ["1998-01-19"], "xaxis": "x", "y": ["D"], "yaxis": "y"}, {"hovertemplate": "Patient_Number=368427290222<br>xxx=%{x}<br>Caregiven=%{y}<extra></extra>", "legendgroup": "368427290222", "marker": {"color": "#990099", "symbol": "circle"}, "mode": "markers", "name": "368427290222", "orientation": "v", "showlegend": true, "type": "scatter", "x": ["2007-09-17", "2007-11-08", "2007-11-17", "2009-09-08"], "xaxis": "x", "y": ["D", "D", "D", "D"], "yaxis": "y"}, {"hovertemplate": "Patient_Number=372915101906<br>xxx=%{x}<br>Caregiven=%{y}<extra></extra>", "legendgroup": "372915101906", "marker": {"color": "#0099C6", "symbol": "circle"}, "mode": "markers", "name": "372915101906", "orientation": "v", "showlegend": true, "type": "scatter", "x": ["1991-01-30"], "xaxis": "x", "y": ["D"], "yaxis": "y"}, {"hovertemplate": "Patient_Number=385345234326<br>xxx=%{x}<br>Caregiven=%{y}<extra></extra>", "legendgroup": "385345234326", "marker": {"color": "#DD4477", "symbol": "circle"}, "mode": "markers", "name": "385345234326", "orientation": "v", "showlegend": true, "type": "scatter", "x": ["1997-09-10"], "xaxis": "x", "y": ["X"], "yaxis": "y"}, {"hovertemplate": "Patient_Number=389614464552<br>xxx=%{x}<br>Caregiven=%{y}<extra></extra>", "legendgroup": "389614464552", "marker": {"color": "#66AA00", "symbol": "circle"}, "mode": "markers", "name": "389614464552", "orientation": "v", "showlegend": true, "type": "scatter", "x": ["1996-05-28"], "xaxis": "x", "y": ["D"], "yaxis": "y"}, {"hovertemplate": "Patient_Number=393883694778<br>xxx=%{x}<br>Caregiven=%{y}<extra></extra>", "legendgroup": "393883694778", "marker": {"color": "#B82E2E", "symbol": "circle"}, "mode": "markers", "name": "393883694778", "orientation": "v", "showlegend": true, "type": "scatter", "x": ["2005-12-16", "2005-12-19", "2006-01-06", "2006-03-17", "2006-09-29", "2006-10-26", "2006-11-28", "2006-12-01", "2006-12-16", "2006-12-26", "2007-03-26", "2007-04-13", "2007-05-18", "2007-06-29", "2007-07-06", "2007-07-12", "2007-07-20", "2007-07-27", "2007-08-03", "2007-08-10", "2007-08-17", "2007-08-24", "2007-11-23", "2012-12-14", "2012-12-23", "2013-04-19", "2013-10-05", "2014-02-14", "2014-03-14", "2014-08-01", "2014-08-29"], "xaxis": "x", "y": ["D", "D", "DD", "D", "K", "K", "K", "K", "K", "K", "K", "K", "K", "K", "K", "K", "K", "K", "K", "K", "K", "K", "K", "J", "J", "J", "J", "J", "J", "J", "J"], "yaxis": "y"}], "layout": {"legend": {"title": {"text": "Patient_Number"}, "tracegroupgap": 0}, "title": {"text": "Non-Continous Time spread of date of care administered vs Care given"}, "xaxis": {"anchor": "y", "domain": [0, 1], "title": {"text": "xxx"}}, "yaxis": {"anchor": "x", "domain": [0, 1], "title": {"text": "Caregiven"}}}}
